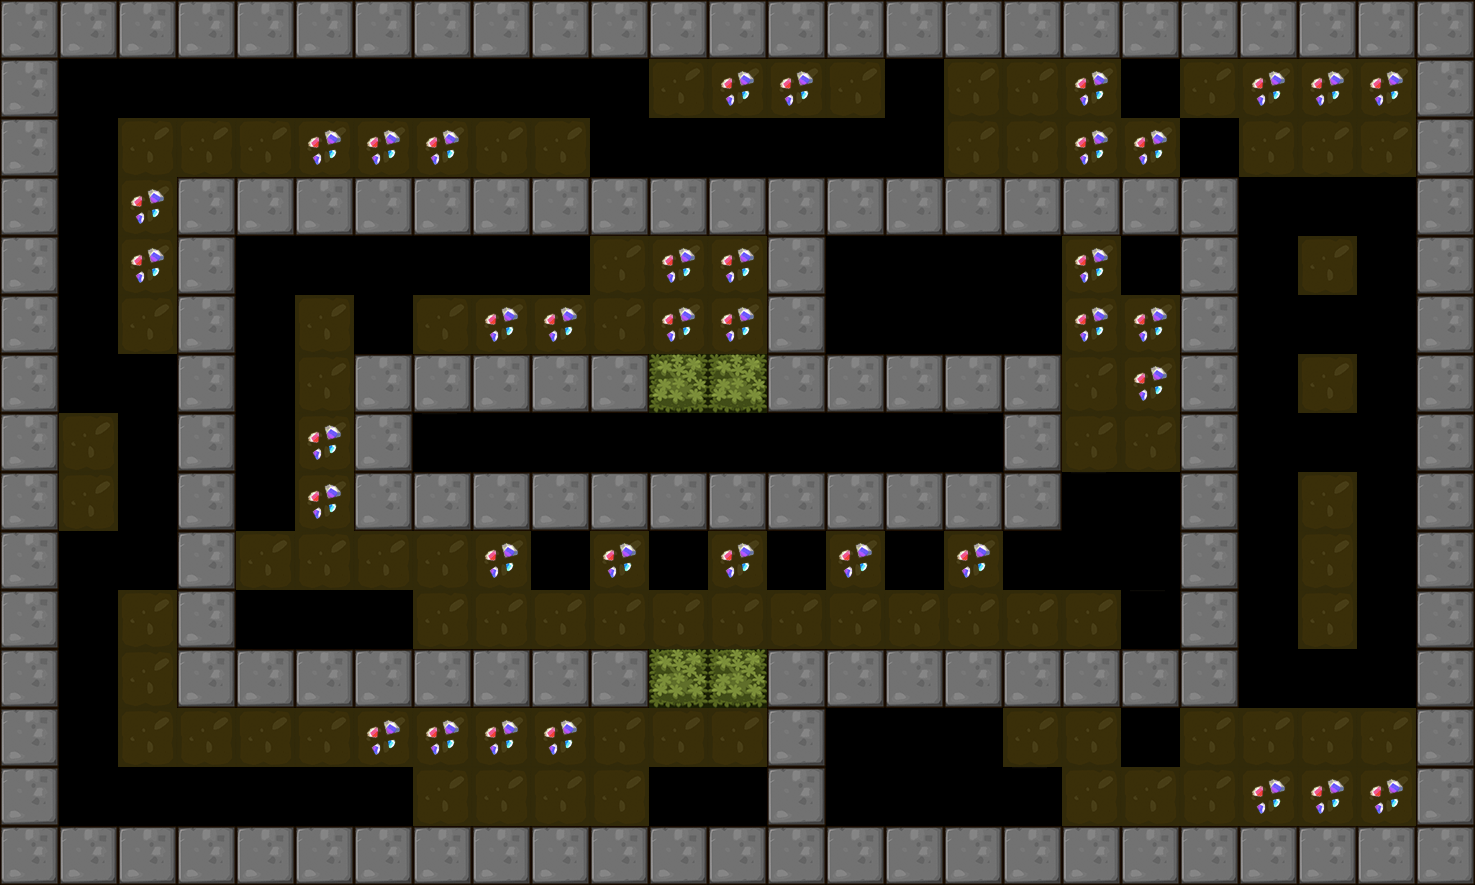

A 2D game scene composited from a Tiled map and its tileset images. What follows is a short description and the map's XML, with each tile layer's data collapsed to a summary:
An orthogonal 25x15 tile map with 59x59 px tiles, 1 tile layer (BackGround) and 6 objects (5x Shipper, Player).

<map version="1.0" orientation="orthogonal" renderorder="right-down" width="25" height="15" tilewidth="59" tileheight="59">
 <tileset firstgid="1" name="itemmap" tilewidth="59" tileheight="59">
  <image source="tileset2.png" trans="ff00ff" width="354" height="354" />
 </tileset>
 <layer name="BackGround" width="25" height="15">
  <data>[375 cells, 309 non-empty, 13 distinct tile ids]</data>
 </layer>
 <objectgroup name="RobotCharacter">
  <object name="Player" x="713.982" y="419.97" width="40" height="40" />
 </objectgroup>
 <objectgroup name="EnemyCharacter">
  <object name="Shipper" type="Shipper" x="538.343" y="237.287" width="40" height="40" />
  <object name="Shipper" type="Shipper" x="300.292" y="781.806" width="40" height="40" />
  <object name="Shipper" type="Shipper" x="424.97" y="68.1341" width="40" height="40" />
  <object name="Shipper" type="Shipper" x="775.357" y="126.174" width="40" height="40" />
  <object name="Shipper" type="Shipper" x="1246.12" y="244.402" width="40" height="40" />
 </objectgroup>
</map>
